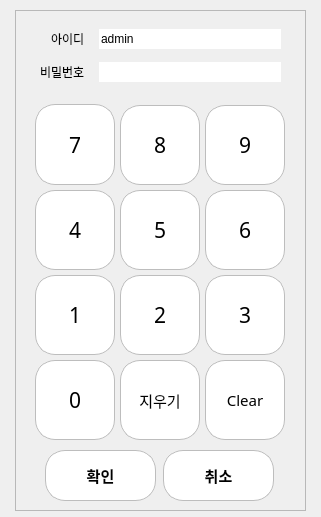
<?xml version="1.0" encoding="UTF-8"?>
<ui version="4.0">
 <class>Dialog</class>
 <widget class="QDialog" name="Dialog">
  <property name="geometry">
   <rect>
    <x>0</x>
    <y>0</y>
    <width>321</width>
    <height>517</height>
   </rect>
  </property>
  <property name="windowTitle">
   <string>Dialog</string>
  </property>
  <widget class="QFrame" name="frame">
   <property name="geometry">
    <rect>
     <x>15</x>
     <y>10</y>
     <width>291</width>
     <height>501</height>
    </rect>
   </property>
   <property name="frameShape">
    <enum>QFrame::StyledPanel</enum>
   </property>
   <property name="frameShadow">
    <enum>QFrame::Plain</enum>
   </property>
   <property name="lineWidth">
    <number>1</number>
   </property>
   <property name="midLineWidth">
    <number>0</number>
   </property>
   <widget class="QWidget" name="formLayoutWidget">
    <property name="geometry">
     <rect>
      <x>25</x>
      <y>5</y>
      <width>241</width>
      <height>80</height>
     </rect>
    </property>
    <layout class="QFormLayout" name="formLayout">
     <property name="sizeConstraint">
      <enum>QLayout::SetDefaultConstraint</enum>
     </property>
     <property name="fieldGrowthPolicy">
      <enum>QFormLayout::AllNonFixedFieldsGrow</enum>
     </property>
     <property name="rowWrapPolicy">
      <enum>QFormLayout::DontWrapRows</enum>
     </property>
     <property name="labelAlignment">
      <set>Qt::AlignRight|Qt::AlignTrailing|Qt::AlignVCenter</set>
     </property>
     <property name="formAlignment">
      <set>Qt::AlignLeading|Qt::AlignLeft|Qt::AlignVCenter</set>
     </property>
     <property name="horizontalSpacing">
      <number>14</number>
     </property>
     <property name="verticalSpacing">
      <number>13</number>
     </property>
     <item row="0" column="0">
      <widget class="QLabel" name="Label">
       <property name="text">
        <string>아이디</string>
       </property>
      </widget>
     </item>
     <item row="0" column="1">
      <widget class="QLineEdit" name="username">
       <property name="mouseTracking">
        <bool>true</bool>
       </property>
       <property name="acceptDrops">
        <bool>true</bool>
       </property>
       <property name="text">
        <string>admin</string>
       </property>
       <property name="frame">
        <bool>false</bool>
       </property>
      </widget>
     </item>
     <item row="1" column="0">
      <widget class="QLabel" name="Label_2">
       <property name="text">
        <string>비밀번호</string>
       </property>
      </widget>
     </item>
     <item row="1" column="1">
      <widget class="QLineEdit" name="password">
       <property name="frame">
        <bool>false</bool>
       </property>
      </widget>
     </item>
    </layout>
   </widget>
   <widget class="QPushButton" name="btn_3">
    <property name="geometry">
     <rect>
      <x>190</x>
      <y>265</y>
      <width>80</width>
      <height>80</height>
     </rect>
    </property>
    <property name="font">
     <font>
      <family>Cascadia Code Light</family>
      <pointsize>16</pointsize>
     </font>
    </property>
    <property name="styleSheet">
     <string notr="true">QPushButton{
    background:white;
    border:1px solid #BDBDBD;
    border-radius:20px;
}

QPushButton:hover{
    background:#F5F5F5;
}

QPushButton:pressed{
    background:#E0E0E0;
}</string>
    </property>
    <property name="text">
     <string>3</string>
    </property>
   </widget>
   <widget class="QPushButton" name="btn_6">
    <property name="geometry">
     <rect>
      <x>190</x>
      <y>180</y>
      <width>80</width>
      <height>80</height>
     </rect>
    </property>
    <property name="font">
     <font>
      <family>Cascadia Code Light</family>
      <pointsize>16</pointsize>
     </font>
    </property>
    <property name="styleSheet">
     <string notr="true">QPushButton{
    background:white;
    border:1px solid #BDBDBD;
    border-radius:20px;
}

QPushButton:hover{
    background:#F5F5F5;
}

QPushButton:pressed{
    background:#E0E0E0;
}</string>
    </property>
    <property name="text">
     <string>6</string>
    </property>
   </widget>
   <widget class="QPushButton" name="btn_0">
    <property name="geometry">
     <rect>
      <x>20</x>
      <y>350</y>
      <width>80</width>
      <height>80</height>
     </rect>
    </property>
    <property name="font">
     <font>
      <family>Cascadia Code Light</family>
      <pointsize>16</pointsize>
     </font>
    </property>
    <property name="styleSheet">
     <string notr="true">QPushButton{
    background:white;
    border:1px solid #BDBDBD;
    border-radius:20px;
}

QPushButton:hover{
    background:#F5F5F5;
}

QPushButton:pressed{
    background:#E0E0E0;
}</string>
    </property>
    <property name="text">
     <string>0</string>
    </property>
   </widget>
   <widget class="QPushButton" name="btn_9">
    <property name="geometry">
     <rect>
      <x>190</x>
      <y>95</y>
      <width>80</width>
      <height>80</height>
     </rect>
    </property>
    <property name="font">
     <font>
      <family>Cascadia Code Light</family>
      <pointsize>16</pointsize>
     </font>
    </property>
    <property name="styleSheet">
     <string notr="true">QPushButton{
    background:white;
    border:1px solid #BDBDBD;
    border-radius:20px;
}

QPushButton:hover{
    background:#F5F5F5;
}

QPushButton:pressed{
    background:#E0E0E0;
}</string>
    </property>
    <property name="text">
     <string>9</string>
    </property>
   </widget>
   <widget class="QPushButton" name="btn_4">
    <property name="geometry">
     <rect>
      <x>20</x>
      <y>180</y>
      <width>80</width>
      <height>80</height>
     </rect>
    </property>
    <property name="font">
     <font>
      <family>Cascadia Code Light</family>
      <pointsize>16</pointsize>
     </font>
    </property>
    <property name="styleSheet">
     <string notr="true">QPushButton{
    background:white;
    border:1px solid #BDBDBD;
    border-radius:20px;
}

QPushButton:hover{
    background:#F5F5F5;
}

QPushButton:pressed{
    background:#E0E0E0;
}</string>
    </property>
    <property name="text">
     <string>4</string>
    </property>
   </widget>
   <widget class="QPushButton" name="btn_clear">
    <property name="geometry">
     <rect>
      <x>190</x>
      <y>350</y>
      <width>80</width>
      <height>80</height>
     </rect>
    </property>
    <property name="font">
     <font>
      <family>Cascadia Code Light</family>
      <pointsize>11</pointsize>
     </font>
    </property>
    <property name="styleSheet">
     <string notr="true">QPushButton{
    background:white;
    border:1px solid #BDBDBD;
    border-radius:20px;
}

QPushButton:hover{
    background:#F5F5F5;
}

QPushButton:pressed{
    background:#E0E0E0;
}</string>
    </property>
    <property name="text">
     <string>Clear</string>
    </property>
    <property name="iconSize">
     <size>
      <width>35</width>
      <height>35</height>
     </size>
    </property>
   </widget>
   <widget class="QPushButton" name="btn_8">
    <property name="geometry">
     <rect>
      <x>105</x>
      <y>95</y>
      <width>80</width>
      <height>80</height>
     </rect>
    </property>
    <property name="font">
     <font>
      <family>Cascadia Code Light</family>
      <pointsize>16</pointsize>
     </font>
    </property>
    <property name="styleSheet">
     <string notr="true">QPushButton{
    background:white;
    border:1px solid #BDBDBD;
    border-radius:20px;
}

QPushButton:hover{
    background:#F5F5F5;
}

QPushButton:pressed{
    background:#E0E0E0;
}</string>
    </property>
    <property name="text">
     <string>8</string>
    </property>
   </widget>
   <widget class="QPushButton" name="btn_7">
    <property name="geometry">
     <rect>
      <x>20</x>
      <y>94</y>
      <width>80</width>
      <height>81</height>
     </rect>
    </property>
    <property name="font">
     <font>
      <family>Cascadia Code Light</family>
      <pointsize>16</pointsize>
     </font>
    </property>
    <property name="styleSheet">
     <string notr="true">QPushButton{
    background:white;
    border:1px solid #BDBDBD;
    border-radius:20px;
}

QPushButton:hover{
    background:#F5F5F5;
}

QPushButton:pressed{
    background:#E0E0E0;
}</string>
    </property>
    <property name="text">
     <string>7</string>
    </property>
   </widget>
   <widget class="QPushButton" name="btn_backsp">
    <property name="geometry">
     <rect>
      <x>105</x>
      <y>350</y>
      <width>80</width>
      <height>80</height>
     </rect>
    </property>
    <property name="font">
     <font>
      <family>Cascadia Code Light</family>
      <pointsize>11</pointsize>
     </font>
    </property>
    <property name="styleSheet">
     <string notr="true">QPushButton{
    background:white;
    border:1px solid #BDBDBD;
    border-radius:20px;
}

QPushButton:hover{
    background:#F5F5F5;
}

QPushButton:pressed{
    background:#E0E0E0;
}</string>
    </property>
    <property name="text">
     <string>지우기</string>
    </property>
    <property name="icon">
     <iconset>
      <normaloff>../Download/free-icon-delete-6337289.png</normaloff>../Download/free-icon-delete-6337289.png</iconset>
    </property>
    <property name="iconSize">
     <size>
      <width>35</width>
      <height>35</height>
     </size>
    </property>
   </widget>
   <widget class="QPushButton" name="btn_1">
    <property name="geometry">
     <rect>
      <x>20</x>
      <y>265</y>
      <width>80</width>
      <height>80</height>
     </rect>
    </property>
    <property name="font">
     <font>
      <family>Cascadia Code Light</family>
      <pointsize>16</pointsize>
     </font>
    </property>
    <property name="styleSheet">
     <string notr="true">QPushButton{
    background:white;
    border:1px solid #BDBDBD;
    border-radius:20px;
}

QPushButton:hover{
    background:#F5F5F5;
}

QPushButton:pressed{
    background:#E0E0E0;
}</string>
    </property>
    <property name="text">
     <string>1</string>
    </property>
   </widget>
   <widget class="QPushButton" name="btn_5">
    <property name="geometry">
     <rect>
      <x>105</x>
      <y>180</y>
      <width>80</width>
      <height>80</height>
     </rect>
    </property>
    <property name="font">
     <font>
      <family>Cascadia Code Light</family>
      <pointsize>16</pointsize>
     </font>
    </property>
    <property name="styleSheet">
     <string notr="true">QPushButton{
    background:white;
    border:1px solid #BDBDBD;
    border-radius:20px;
}

QPushButton:hover{
    background:#F5F5F5;
}

QPushButton:pressed{
    background:#E0E0E0;
}</string>
    </property>
    <property name="text">
     <string>5</string>
    </property>
   </widget>
   <widget class="QPushButton" name="btn_2">
    <property name="geometry">
     <rect>
      <x>105</x>
      <y>265</y>
      <width>80</width>
      <height>80</height>
     </rect>
    </property>
    <property name="font">
     <font>
      <family>Cascadia Code Light</family>
      <pointsize>16</pointsize>
     </font>
    </property>
    <property name="styleSheet">
     <string notr="true">QPushButton{
    background:white;
    border:1px solid #BDBDBD;
    border-radius:20px;
}

QPushButton:hover{
    background:#F5F5F5;
}

QPushButton:pressed{
    background:#E0E0E0;
}</string>
    </property>
    <property name="text">
     <string>2</string>
    </property>
   </widget>
   <widget class="QPushButton" name="btn_login">
    <property name="geometry">
     <rect>
      <x>30</x>
      <y>440</y>
      <width>111</width>
      <height>51</height>
     </rect>
    </property>
    <property name="font">
     <font>
      <family>Cascadia Code Light</family>
      <pointsize>11</pointsize>
      <weight>75</weight>
      <bold>true</bold>
     </font>
    </property>
    <property name="styleSheet">
     <string notr="true">QPushButton{
    background:white;
    border:1px solid #BDBDBD;
    border-radius:20px;
}

QPushButton:hover{
    background:#F5F5F5;
}

QPushButton:pressed{
    background:#E0E0E0;
}</string>
    </property>
    <property name="text">
     <string>확인</string>
    </property>
   </widget>
   <widget class="QPushButton" name="btn_rgt">
    <property name="geometry">
     <rect>
      <x>148</x>
      <y>440</y>
      <width>111</width>
      <height>51</height>
     </rect>
    </property>
    <property name="font">
     <font>
      <family>Cascadia Code Light</family>
      <pointsize>11</pointsize>
      <weight>75</weight>
      <bold>true</bold>
     </font>
    </property>
    <property name="styleSheet">
     <string notr="true">QPushButton{
    background:white;
    border:1px solid #BDBDBD;
    border-radius:20px;
}

QPushButton:hover{
    background:#F5F5F5;
}

QPushButton:pressed{
    background:#E0E0E0;
}</string>
    </property>
    <property name="text">
     <string>취소</string>
    </property>
   </widget>
  </widget>
 </widget>
 <resources/>
 <connections/>
</ui>
